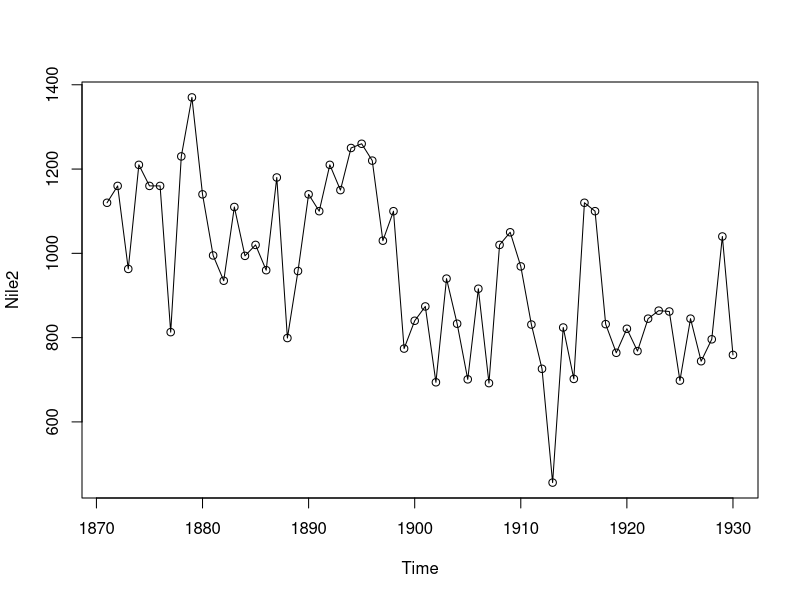
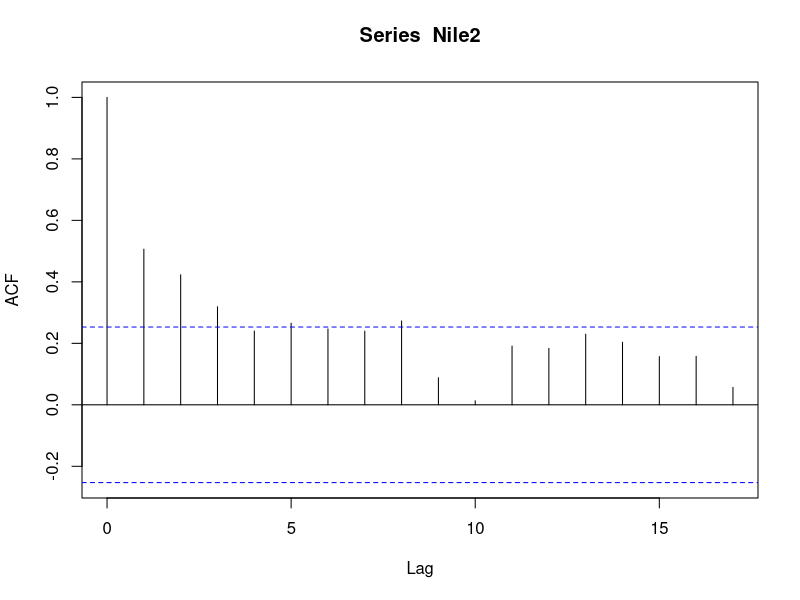

The R source for these figures, in order:
## ---- chunk 1
data("Nile")
head(Nile)
## ---- chunk 2
Nile2 <-  ts(Nile, start =1871, end=1930)
Nile2
## ---- chunk 3

plot(Nile2, type="o")

acf(Nile2)

